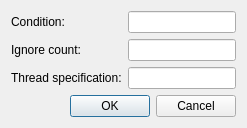
<?xml version="1.0" encoding="UTF-8"?>
<ui version="4.0">
 <class>BreakCondition</class>
 <widget class="QDialog" name="BreakCondition">
  <layout class="QVBoxLayout" name="verticalLayout">
   <item>
    <layout class="QGridLayout" name="gridLayout">
     <item row="0" column="0">
      <widget class="QLabel" name="labelCondition">
       <property name="text">
        <string>Condition:</string>
       </property>
      </widget>
     </item>
     <item row="0" column="1">
      <widget class="QLineEdit" name="lineEditCondition"/>
     </item>
     <item row="1" column="0">
      <widget class="QLabel" name="labelIgnoreCount">
       <property name="text">
        <string>Ignore count:</string>
       </property>
      </widget>
     </item>
     <item row="1" column="1">
      <widget class="QLineEdit" name="lineEditIgnoreCount"/>
     </item>
     <item row="2" column="0">
      <widget class="QLabel" name="labelThreadSpec">
       <property name="text">
        <string>Thread specification:</string>
       </property>
      </widget>
     </item>
     <item row="2" column="1">
      <widget class="QLineEdit" name="lineEditThreadSpec"/>
     </item>
    </layout>
   </item>
   <item>
    <widget class="QDialogButtonBox" name="buttonBox">
     <property name="orientation">
      <enum>Qt::Horizontal</enum>
     </property>
     <property name="standardButtons">
      <set>QDialogButtonBox::Cancel|QDialogButtonBox::Ok</set>
     </property>
    </widget>
   </item>
  </layout>
 </widget>
 <resources/>
 <connections>
  <connection>
   <sender>buttonBox</sender>
   <signal>accepted()</signal>
   <receiver>BreakCondition</receiver>
   <slot>accept()</slot>
   <hints>
    <hint type="sourcelabel">
     <x>248</x>
     <y>254</y>
    </hint>
    <hint type="destinationlabel">
     <x>157</x>
     <y>274</y>
    </hint>
   </hints>
  </connection>
  <connection>
   <sender>buttonBox</sender>
   <signal>rejected()</signal>
   <receiver>BreakCondition</receiver>
   <slot>reject()</slot>
   <hints>
    <hint type="sourcelabel">
     <x>316</x>
     <y>260</y>
    </hint>
    <hint type="destinationlabel">
     <x>286</x>
     <y>274</y>
    </hint>
   </hints>
  </connection>
 </connections>
</ui>
